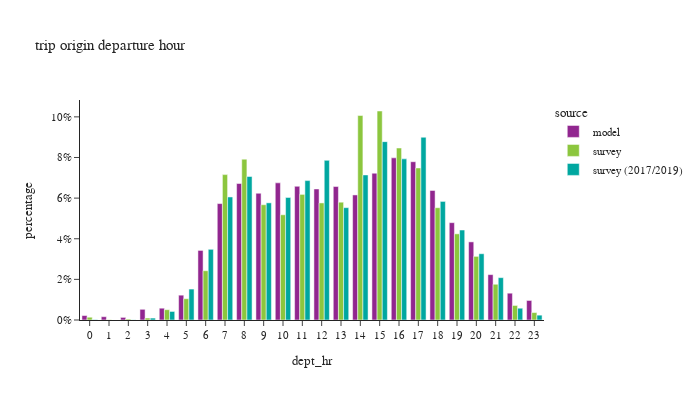

Here is the notebook cell this chart was saved with:
### Code cell
df_plot = df_trip.groupby(['dept_hr','source'])['trexpfac'].agg(sample_count='size', trexpfac='sum').reset_index()
df_plot['percentage'] = df_plot.groupby(['source'], group_keys=False)['trexpfac']. \
    apply(lambda x: x / float(x.sum()))

fig = px.bar(df_plot, x="dept_hr", y="percentage", color="source",
             barmode="group",title="trip origin departure hour",
             hover_data=['trexpfac','sample_count'])
fig.update_layout(height=400, width=700, font=dict(size=11),
                  xaxis = dict(dtick = 1, categoryorder='category ascending'),
                  yaxis=dict(tickformat=".0%"))
fig.show()

### Figure 1 — Plotly figure (JSON) as saved in the notebook; plotly's stock layout.template omitted (floating-point values rounded to 4 significant figures)
{"data": [{"alignmentgroup": "True", "customdata": [[37770.0, 37770.0], [28070.0, 28070.0], [22170.0, 22170.0], [90730.0, 90730.0], [100200.0, 100200.0], [210700.0, 210700.0], [590400.0, 590400.0], [987900.0, 987900.0], [1158000.0, 1158000.0], [1076000.0, 1076000.0], [1164000.0, 1164000.0], [1135000.0, 1135000.0], [1112000.0, 1112000.0], [1132000.0, 1132000.0], [1061000.0, 1061000.0], [1246000.0, 1246000.0], [1376000.0, 1376000.0], [1343000.0, 1343000.0], [1100000.0, 1100000.0], [825900.0, 825900.0], [662900.0, 662900.0], [385000.0, 385000.0], [227500.0, 227500.0], [165800.0, 165800.0]], "hovertemplate": "source=model<br>dept_hr=%{x}<br>percentage=%{y}<br>trexpfac=%{customdata[0]}<br>sample_count=%{customdata[1]}<extra></extra>", "legendgroup": "model", "marker": {"color": "#91268F", "pattern": {"shape": ""}}, "name": "model", "offsetgroup": "model", "orientation": "v", "showlegend": true, "textposition": "auto", "type": "bar", "x": [0, 1, 2, 3, 4, 5, 6, 7, 8, 9, 10, 11, 12, 13, 14, 15, 16, 17, 18, 19, 20, 21, 22, 23], "xaxis": "x", "y": [0.002191, 0.001629, 0.001286, 0.005264, 0.005812, 0.01223, 0.03425, 0.05731, 0.06718, 0.0624, 0.06752, 0.06582, 0.0645, 0.0657, 0.06157, 0.07226, 0.07983, 0.07792, 0.0638, 0.04791, 0.03846, 0.02234, 0.0132, 0.009621], "yaxis": "y"}, {"alignmentgroup": "True", "customdata": [[16730.0, 25.0], [1687.0, 8.0], [5622.0, 8.0], [11890.0, 22.0], [61980.0, 48.0], [128100.0, 150.0], [296600.0, 437.0], [875000.0, 1181.0], [967900.0, 1437.0], [693800.0, 1061.0], [633300.0, 1041.0], [756000.0, 1154.0], [704600.0, 1237.0], [709000.0, 1172.0], [1231000.0, 1436.0], [1258000.0, 1727.0], [1035000.0, 1659.0], [915000.0, 1700.0], [675800.0, 1291.0], [518600.0, 927.0], [383000.0, 625.0], [215100.0, 365.0], [87590.0, 165.0], [44860.0, 87.0]], "hovertemplate": "source=survey<br>dept_hr=%{x}<br>percentage=%{y}<br>trexpfac=%{customdata[0]}<br>sample_count=%{customdata[1]}<extra></extra>", "legendgroup": "survey", "marker": {"color": "#8CC63E", "pattern": {"shape": ""}}, "name": "survey", "offsetgroup": "survey", "orientation": "v", "showlegend": true, "textposition": "auto", "type": "bar", "x": [0, 1, 2, 3, 4, 5, 6, 7, 8, 9, 10, 11, 12, 13, 14, 15, 16, 17, 18, 19, 20, 21, 22, 23], "xaxis": "x", "y": [0.001369, 0.000138, 0.0004598, 0.0009722, 0.00507, 0.01048, 0.02426, 0.07157, 0.07917, 0.05675, 0.0518, 0.06183, 0.05763, 0.05799, 0.1007, 0.1029, 0.08466, 0.07485, 0.05527, 0.04242, 0.03133, 0.0176, 0.007164, 0.00367], "yaxis": "y"}, {"alignmentgroup": "True", "customdata": [[2187.0, 14.0], [61.98, 2.0], [912.3, 5.0], [12480.0, 36.0], [55160.0, 137.0], [199600.0, 494.0], [456100.0, 1354.0], [793900.0, 2702.0], [925900.0, 3061.0], [756000.0, 2157.0], [790600.0, 1886.0], [899400.0, 2249.0], [1030000.0, 2669.0], [724900.0, 2300.0], [936100.0, 2478.0], [1151000.0, 2956.0], [1040000.0, 3578.0], [1179000.0, 4002.0], [765200.0, 3115.0], [580600.0, 2143.0], [427600.0, 1606.0], [273300.0, 944.0], [76050.0, 384.0], [31290.0, 172.0]], "hovertemplate": "source=survey (2017/2019)<br>dept_hr=%{x}<br>percentage=%{y}<br>trexpfac=%{customdata[0]}<br>sample_count=%{customdata[1]}<extra></extra>", "legendgroup": "survey (2017/2019)", "marker": {"color": "#00A7A0", "pattern": {"shape": ""}}, "name": "survey (2017/2019)", "offsetgroup": "survey (2017/2019)", "orientation": "v", "showlegend": true, "textposition": "auto", "type": "bar", "x": [0, 1, 2, 3, 4, 5, 6, 7, 8, 9, 10, 11, 12, 13, 14, 15, 16, 17, 18, 19, 20, 21, 22, 23], "xaxis": "x", "y": [0.0001669, 4.729e-06, 6.96e-05, 0.0009524, 0.004208, 0.01523, 0.0348, 0.06057, 0.07064, 0.05768, 0.06032, 0.06862, 0.07859, 0.05531, 0.07142, 0.0878, 0.07933, 0.08996, 0.05838, 0.04429, 0.03262, 0.02085, 0.005802, 0.002387], "yaxis": "y"}], "layout": {"barmode": "group", "font": {"size": 11}, "height": 400, "legend": {"title": {"text": "source"}, "tracegroupgap": 0}, "title": {"text": "trip origin departure hour"}, "width": 700, "xaxis": {"anchor": "y", "categoryorder": "category ascending", "domain": [0.0, 1.0], "dtick": 1, "title": {"text": "dept_hr"}}, "yaxis": {"anchor": "x", "domain": [0.0, 1.0], "tickformat": ".0%", "title": {"text": "percentage"}}}}
